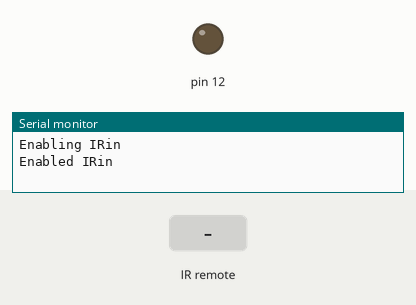
This sketch was run on a simulated Arduino Uno, built with avr-gcc and run on an emulated ATmega328P. Shown: output pins drawn as LEDs (lit = HIGH), the last lines printed to the serial monitor. The inputs (shaded band) are chosen by the test bench.

Above: at 1.2 s.
1.3 s: infrared code 0xFD08F7 received
At 2.0 s:
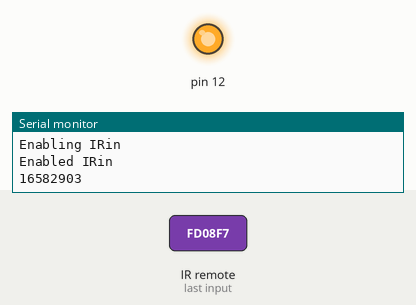
2.8 s: infrared code 0xFD30CF received
At 3.2 s:
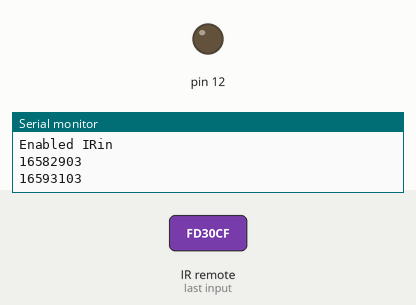
Timing chart, 0 to 5.8 s (numbered marks = the images above; inputs shaded):
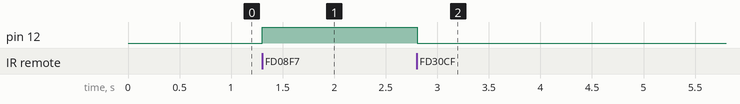

The sketch:

IR-interfacing.ino
```cpp
#include <IRremote.h>

int RECV_PIN = 10;

IRrecv irrecv(RECV_PIN);

decode_results results;

void setup()
{
  Serial.begin(9600);
  // In case the interrupt driver crashes on setup, give a clue
  // to the user what's going on.
  Serial.println("Enabling IRin");
  irrecv.enableIRIn(); // Start the receiver
  Serial.println("Enabled IRin");
  pinMode(12,OUTPUT);
}


void loop()
{
  if (irrecv.decode(&results))
  {
    Serial.println(results.value, DEC);
    if(results.value == 16582903) //if input is 1 turn on LED
    {
     digitalWrite(12,HIGH);
    }
    if(results.value == 16593103) //if input is 0 turn off LED
    {
      digitalWrite(12,LOW);
    }
    irrecv.resume(); // Receive thxt value
  }
  delay(100);
}
    
```

Measured:
- after the input at 1.3 s, pin 12: LOW → HIGH at once
- after the input at 2.8 s, pin 12: HIGH → LOW at once
